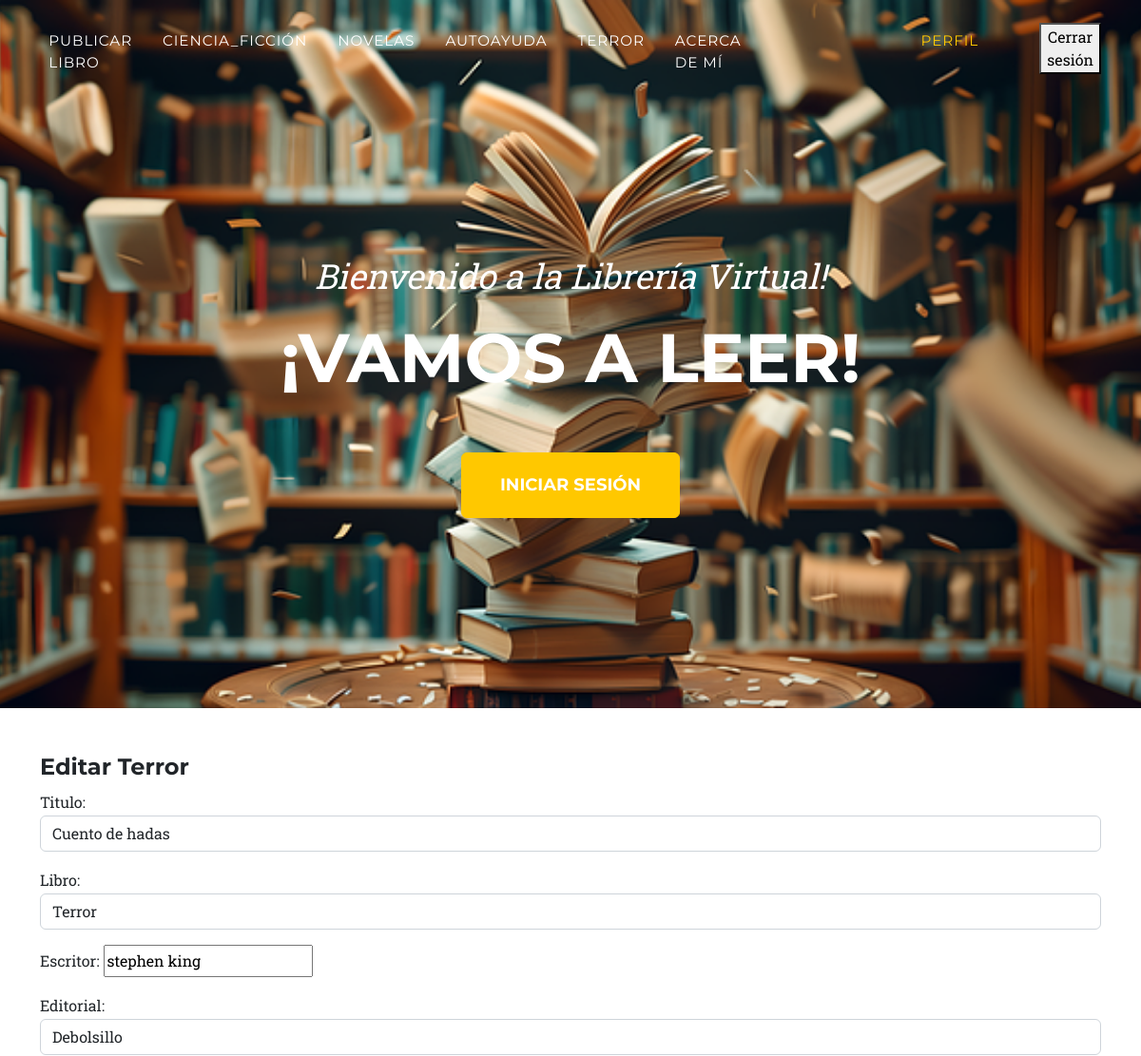
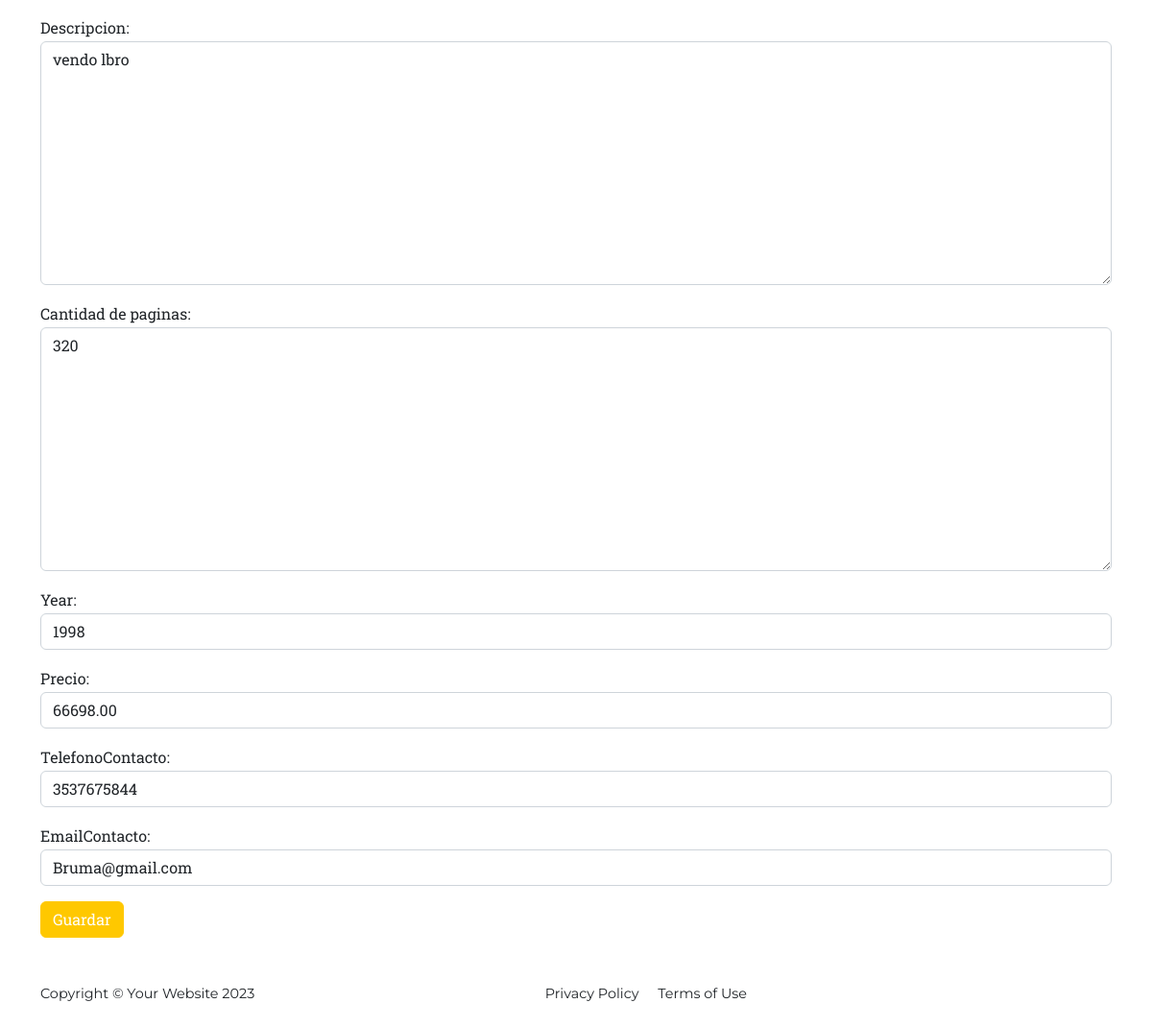
Screenshot of /terrorEdicion/5/ (signed in) with the database file from the repository (2 pictures, top to bottom).
### AppLibros/models.py (models this page shows, shortened)
class Libro(models.Model):
    libroSeleccion = (
    ('ciencia_ficción','Ciencia_Ficción'),
    ('novelas', 'Novelas'),
    ('autoayuda','Autoayuda'),
    ('terror','Terror'),
    ('otro','Otro'),
    )
    usuario = models.ForeignKey(User, on_delete=models.CASCADE, null=True, blank=True)
    titulo = models.CharField(max_length=200)
    libro = models.CharField(max_length=15, choices=libroSeleccion, default='autoayuda')
    escritor = models.CharField(max_length=40)
    editorial = models.CharField(max_length=40)
    descripcion = models.TextField(null=True, blank=True)
    cantidad_de_paginas= models.IntegerField()
    year = models.IntegerField()
    precio = models.DecimalField(max_digits=10, decimal_places=2)
    fechaPublicacion = models.DateTimeField(auto_now_add=True)
    telefonoContacto = models.IntegerField()
    emailContacto = models.EmailField()
    imagenLibro = models.ImageField(null=True, blank=True, upload_to="imagenes/")
    class Meta:
        ordering = ['usuario', '-fechaPublicacion']

### AppLibros/views.py (the view)
# urls.py: path('terrorEdicion/<int:pk>/', TerrorUpdate.as_view(), name='terror_editar'),
class TerrorUpdate(LoginRequiredMixin, UpdateView):
    model = Libro
    form_class = ActualizacionLibro
    success_url = reverse_lazy('terror')
    context_object_name = 'terror'
    template_name = 'terrorEdicion.html'

### AppLibros/forms.py
class ActualizacionLibro(forms.ModelForm):
    class Meta:
        model = Libro
        fields = ('usuario','titulo', 'libro', 'escritor', 'editorial', 'descripcion', 'cantidad_de_paginas','year', 'precio', 'telefonoContacto', 'emailContacto')
        widgets = {
            'usuario': forms.TextInput(attrs={'class': 'form-control', 'value': '', 'id':'usuario_id', 'type':'hidden'}),
            'titulo' : forms.TextInput(attrs={'class': 'form-control'}),
            'libro' : forms.Select(attrs={'class': 'form-control'}),
            'ecritor' : forms.TextInput(attrs={'class': 'form-control'}),
            'editorial' : forms.TextInput(attrs={'class': 'form-control'}),
            'descripcion' : forms.Textarea(attrs={'class': 'form-control'}),
            'cantidad_de_paginas' : forms.Textarea(attrs={'class': 'form-control'}),
            'year' : forms.TextInput(attrs={'class': 'form-control'}),
            'precio' : forms.TextInput(attrs={'class': 'form-control'}),
            'telefonoContacto' : forms.TextInput(attrs={'class': 'form-control'}),
            'emailContacto' : forms.TextInput(attrs={'class': 'form-control'}),
        }

### AppLibros/templates/terrorEdicion.html
{% extends 'home.html' %}
{% block main %}
<br>
<br>
{% if user.id == terror.usuario.id %}
<div class="container">
    <h4>Editar Terror</h4>
</div>
<div class="container">
    <div class="form-group">
        <form method="post" enctype="multipart/form-data">{% csrf_token %}
            {{ form.as_p }}
            <button type="submit" class="btn btn-primary">Guardar</button>
        </form>
    </div>
</div>
<br>
{% else %}
<div class="container">
<h4>No tienes acceso a esta pagina!</h4>
</div>
{% endif %}
{% endblock main %}

### rows the page displays
Libro: titulo "Cuento de hadas", libro "Terror", escritor "stephen king", editorial "Debolsillo", descripcion "vendo lbro", cantidad_de_paginas "320", year "1998", precio "66698.00", telefonoContacto "3537675844", emailContacto "Bruma@gmail.com"
